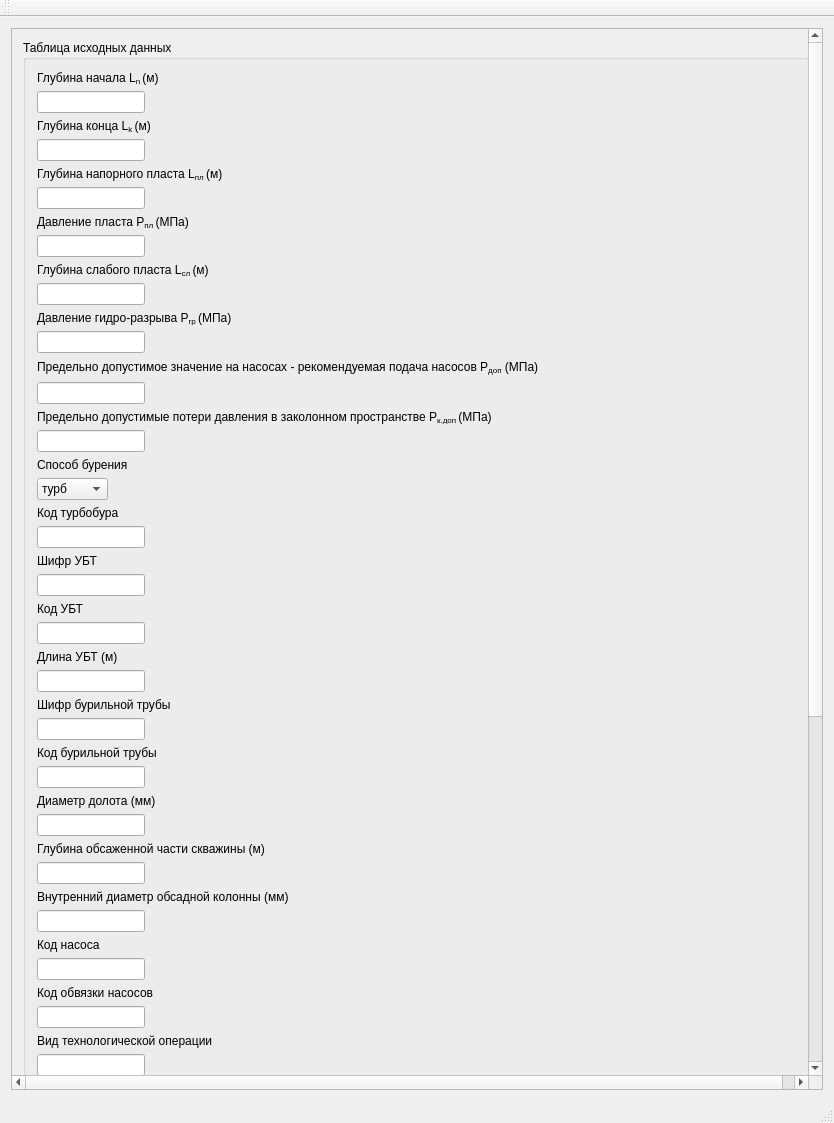
<?xml version="1.0" encoding="UTF-8"?>
<ui version="4.0">
 <class>MainWindow</class>
 <widget class="QMainWindow" name="MainWindow">
  <property name="geometry">
   <rect>
    <x>0</x>
    <y>0</y>
    <width>834</width>
    <height>1123</height>
   </rect>
  </property>
  <property name="cursor">
   <cursorShape>ArrowCursor</cursorShape>
  </property>
  <property name="windowTitle">
   <string>Гидравлическая промывка скважин</string>
  </property>
  <widget class="QWidget" name="centralWidget">
   <layout class="QHBoxLayout" name="horizontalLayout">
    <item>
     <widget class="QScrollArea" name="scrollArea_2">
      <property name="widgetResizable">
       <bool>true</bool>
      </property>
      <widget class="QWidget" name="scrollAreaWidgetContents_2">
       <property name="geometry">
        <rect>
         <x>0</x>
         <y>-340</y>
         <width>800</width>
         <height>1778</height>
        </rect>
       </property>
       <layout class="QGridLayout" name="gridLayout_2">
        <item row="0" column="1">
         <widget class="QGroupBox" name="groupBox">
          <property name="title">
           <string>Таблица исходных данных</string>
          </property>
          <layout class="QFormLayout" name="formLayout">
           <item row="0" column="0">
            <widget class="QLabel" name="label">
             <property name="text">
              <string>&lt;html&gt;&lt;head/&gt;&lt;body&gt;&lt;p&gt;Глубина начала L&lt;span style=&quot; vertical-align:sub;&quot;&gt;n &lt;/span&gt;(м)&lt;/p&gt;&lt;/body&gt;&lt;/html&gt;</string>
             </property>
             <property name="wordWrap">
              <bool>false</bool>
             </property>
            </widget>
           </item>
           <item row="1" column="0">
            <widget class="QLineEdit" name="lineEdit"/>
           </item>
           <item row="2" column="0">
            <widget class="QLabel" name="label_2">
             <property name="text">
              <string>&lt;html&gt;&lt;head/&gt;&lt;body&gt;&lt;p&gt;Глубина конца L&lt;span style=&quot; vertical-align:sub;&quot;&gt;k &lt;/span&gt;(м)&lt;/p&gt;&lt;/body&gt;&lt;/html&gt;</string>
             </property>
            </widget>
           </item>
           <item row="3" column="0">
            <widget class="QLineEdit" name="lineEdit_2"/>
           </item>
           <item row="4" column="0">
            <widget class="QLabel" name="label_3">
             <property name="text">
              <string>&lt;html&gt;&lt;head/&gt;&lt;body&gt;&lt;p&gt;Глубина напорного пласта L&lt;span style=&quot; vertical-align:sub;&quot;&gt;пл &lt;/span&gt;(м)&lt;/p&gt;&lt;/body&gt;&lt;/html&gt;</string>
             </property>
            </widget>
           </item>
           <item row="5" column="0">
            <widget class="QLineEdit" name="GlubinaNapora"/>
           </item>
           <item row="6" column="0">
            <widget class="QLabel" name="label_4">
             <property name="text">
              <string>&lt;html&gt;&lt;head/&gt;&lt;body&gt;&lt;p&gt;Давление пласта P&lt;span style=&quot; vertical-align:sub;&quot;&gt;пл &lt;/span&gt;(МПа)&lt;/p&gt;&lt;/body&gt;&lt;/html&gt;</string>
             </property>
            </widget>
           </item>
           <item row="7" column="0">
            <widget class="QLineEdit" name="Davlenieplasta"/>
           </item>
           <item row="8" column="0">
            <widget class="QLabel" name="label_5">
             <property name="text">
              <string>&lt;html&gt;&lt;head/&gt;&lt;body&gt;&lt;p&gt;Глубина слабого пласта L&lt;span style=&quot; vertical-align:sub;&quot;&gt;сл &lt;/span&gt;(м)&lt;/p&gt;&lt;/body&gt;&lt;/html&gt;</string>
             </property>
            </widget>
           </item>
           <item row="9" column="0">
            <widget class="QLineEdit" name="lineEdit_5"/>
           </item>
           <item row="10" column="0">
            <widget class="QLabel" name="label_6">
             <property name="text">
              <string>&lt;html&gt;&lt;head/&gt;&lt;body&gt;&lt;p&gt;Давление гидро-разрыва Р&lt;span style=&quot; vertical-align:sub;&quot;&gt;гр &lt;/span&gt;(МПа)&lt;/p&gt;&lt;/body&gt;&lt;/html&gt;</string>
             </property>
            </widget>
           </item>
           <item row="11" column="0">
            <widget class="QLineEdit" name="lineEdit_3"/>
           </item>
           <item row="12" column="0" colspan="2">
            <widget class="QLabel" name="label_7">
             <property name="sizePolicy">
              <sizepolicy hsizetype="Preferred" vsizetype="Preferred">
               <horstretch>0</horstretch>
               <verstretch>0</verstretch>
              </sizepolicy>
             </property>
             <property name="minimumSize">
              <size>
               <width>758</width>
               <height>17</height>
              </size>
             </property>
             <property name="sizeIncrement">
              <size>
               <width>0</width>
               <height>0</height>
              </size>
             </property>
             <property name="autoFillBackground">
              <bool>false</bool>
             </property>
             <property name="text">
              <string>&lt;html&gt;&lt;head/&gt;&lt;body&gt;&lt;p&gt;Предельно допустимое значение на насосах - рекомендуемая подача насосов Р&lt;span style=&quot; vertical-align:sub;&quot;&gt;доп&lt;/span&gt; (МПа)&lt;/p&gt;&lt;/body&gt;&lt;/html&gt;</string>
             </property>
             <property name="wordWrap">
              <bool>true</bool>
             </property>
            </widget>
           </item>
           <item row="13" column="0">
            <widget class="QLineEdit" name="lineEdit_4"/>
           </item>
           <item row="14" column="0" colspan="2">
            <widget class="QLabel" name="label_8">
             <property name="text">
              <string>&lt;html&gt;&lt;head/&gt;&lt;body&gt;&lt;p&gt;Предельно допустимые потери давления в заколонном пространстве Р&lt;span style=&quot; vertical-align:sub;&quot;&gt;к.доп &lt;/span&gt;(МПа)&lt;/p&gt;&lt;/body&gt;&lt;/html&gt;</string>
             </property>
             <property name="wordWrap">
              <bool>true</bool>
             </property>
            </widget>
           </item>
           <item row="15" column="0">
            <widget class="QLineEdit" name="lineEdit_6"/>
           </item>
           <item row="16" column="0">
            <widget class="QLabel" name="label_9">
             <property name="text">
              <string>Способ бурения</string>
             </property>
            </widget>
           </item>
           <item row="18" column="0">
            <widget class="QLabel" name="label_10">
             <property name="text">
              <string>Код турбобура</string>
             </property>
            </widget>
           </item>
           <item row="19" column="0">
            <widget class="QLineEdit" name="lineEdit_10"/>
           </item>
           <item row="20" column="0">
            <widget class="QLabel" name="label_11">
             <property name="text">
              <string>Шифр УБТ</string>
             </property>
            </widget>
           </item>
           <item row="21" column="0">
            <widget class="QLineEdit" name="lineEdit_11"/>
           </item>
           <item row="22" column="0">
            <widget class="QLabel" name="label_12">
             <property name="text">
              <string>Код УБТ</string>
             </property>
            </widget>
           </item>
           <item row="23" column="0">
            <widget class="QLineEdit" name="lineEdit_12"/>
           </item>
           <item row="24" column="0">
            <widget class="QLabel" name="label_13">
             <property name="text">
              <string>&lt;html&gt;&lt;head/&gt;&lt;body&gt;&lt;p&gt;Длина УБТ (м)&lt;/p&gt;&lt;/body&gt;&lt;/html&gt;</string>
             </property>
            </widget>
           </item>
           <item row="25" column="0">
            <widget class="QLineEdit" name="lineEdit_8"/>
           </item>
           <item row="26" column="0">
            <widget class="QLabel" name="label_14">
             <property name="text">
              <string>Шифр бурильной трубы</string>
             </property>
            </widget>
           </item>
           <item row="27" column="0">
            <widget class="QLineEdit" name="lineEdit_9"/>
           </item>
           <item row="28" column="0">
            <widget class="QLabel" name="label_15">
             <property name="text">
              <string>Код бурильной трубы</string>
             </property>
            </widget>
           </item>
           <item row="29" column="0">
            <widget class="QLineEdit" name="lineEdit_13"/>
           </item>
           <item row="30" column="0">
            <widget class="QLabel" name="label_16">
             <property name="text">
              <string>&lt;html&gt;&lt;head/&gt;&lt;body&gt;&lt;p&gt;Диаметр долота (мм)&lt;/p&gt;&lt;/body&gt;&lt;/html&gt;</string>
             </property>
            </widget>
           </item>
           <item row="31" column="0">
            <widget class="QLineEdit" name="lineEdit_14"/>
           </item>
           <item row="32" column="0">
            <widget class="QLabel" name="label_17">
             <property name="text">
              <string>&lt;html&gt;&lt;head/&gt;&lt;body&gt;&lt;p&gt;Глубина обсаженной части скважины (м)&lt;/p&gt;&lt;/body&gt;&lt;/html&gt;</string>
             </property>
            </widget>
           </item>
           <item row="33" column="0">
            <widget class="QLineEdit" name="lineEdit_15"/>
           </item>
           <item row="34" column="0">
            <widget class="QLabel" name="label_18">
             <property name="text">
              <string>&lt;html&gt;&lt;head/&gt;&lt;body&gt;&lt;p&gt;Внутренний диаметр обсадной колонны (мм)&lt;/p&gt;&lt;/body&gt;&lt;/html&gt;</string>
             </property>
            </widget>
           </item>
           <item row="35" column="0">
            <widget class="QLineEdit" name="lineEdit_16"/>
           </item>
           <item row="36" column="0">
            <widget class="QLabel" name="label_19">
             <property name="text">
              <string>Код насоса</string>
             </property>
            </widget>
           </item>
           <item row="37" column="0">
            <widget class="QLineEdit" name="lineEdit_17"/>
           </item>
           <item row="38" column="0">
            <widget class="QLabel" name="label_20">
             <property name="text">
              <string>Код обвязки насосов</string>
             </property>
            </widget>
           </item>
           <item row="39" column="0">
            <widget class="QLineEdit" name="lineEdit_18"/>
           </item>
           <item row="40" column="0">
            <widget class="QLabel" name="label_25">
             <property name="text">
              <string>Вид технологической операции</string>
             </property>
            </widget>
           </item>
           <item row="41" column="0">
            <widget class="QLineEdit" name="lineEdit_19"/>
           </item>
           <item row="42" column="0">
            <widget class="QLabel" name="label_26">
             <property name="text">
              <string>Соотношение длин колонны в скважине к глубине забоя</string>
             </property>
            </widget>
           </item>
           <item row="43" column="0">
            <widget class="QLineEdit" name="lineEdit_20"/>
           </item>
           <item row="44" column="0">
            <widget class="QLabel" name="label_23">
             <property name="text">
              <string>Динамическое напряжение сдвига</string>
             </property>
            </widget>
           </item>
           <item row="45" column="0">
            <widget class="QLineEdit" name="lineEdit_21"/>
           </item>
           <item row="46" column="0">
            <widget class="QLabel" name="label_24">
             <property name="text">
              <string>Структурная вязкость</string>
             </property>
            </widget>
           </item>
           <item row="47" column="0">
            <widget class="QLineEdit" name="lineEdit_22"/>
           </item>
           <item row="48" column="0">
            <widget class="QLabel" name="label_21">
             <property name="text">
              <string>Тип привода насоса (дизельный или электрический)</string>
             </property>
            </widget>
           </item>
           <item row="49" column="0">
            <widget class="QLineEdit" name="lineEdit_23"/>
           </item>
           <item row="50" column="0">
            <widget class="QLabel" name="label_22">
             <property name="text">
              <string>Модель жидкости - Бингама (ВПЖ)</string>
             </property>
            </widget>
           </item>
           <item row="51" column="0">
            <widget class="QLineEdit" name="lineEdit_24"/>
           </item>
           <item row="52" column="0">
            <widget class="QLabel" name="label_27">
             <property name="enabled">
              <bool>true</bool>
             </property>
             <property name="text">
              <string>&lt;html&gt;&lt;head/&gt;&lt;body&gt;&lt;p&gt;Динамическое напряжение сдвига τ&lt;span style=&quot; vertical-align:sub;&quot;&gt;0  &lt;/span&gt;(Па)&lt;/p&gt;&lt;/body&gt;&lt;/html&gt;</string>
             </property>
             <property name="wordWrap">
              <bool>false</bool>
             </property>
            </widget>
           </item>
           <item row="53" column="0">
            <widget class="QLineEdit" name="lineEdit_25"/>
           </item>
           <item row="54" column="0">
            <widget class="QLabel" name="label_28">
             <property name="text">
              <string>&lt;html&gt;&lt;head/&gt;&lt;body&gt;&lt;p&gt;Структурная вязкость η (Па*с)&lt;/p&gt;&lt;/body&gt;&lt;/html&gt;</string>
             </property>
            </widget>
           </item>
           <item row="55" column="0">
            <widget class="QLineEdit" name="lineEdit_26"/>
           </item>
           <item row="56" column="0">
            <widget class="QLabel" name="label_29">
             <property name="text">
              <string>Вид технологической операции</string>
             </property>
            </widget>
           </item>
           <item row="57" column="0">
            <widget class="QLineEdit" name="lineEdit_27"/>
           </item>
           <item row="58" column="0" colspan="2">
            <widget class="QLabel" name="label_30">
             <property name="text">
              <string>Соотношение длин колонны в скважине к глубине забоя ( в расчетный момент времени проведения операции)</string>
             </property>
             <property name="wordWrap">
              <bool>true</bool>
             </property>
            </widget>
           </item>
           <item row="59" column="0">
            <widget class="QLineEdit" name="lineEdit_28"/>
           </item>
           <item row="60" column="0">
            <widget class="QLabel" name="label_31">
             <property name="text">
              <string>Расчетная плотность:</string>
             </property>
            </widget>
           </item>
           <item row="61" column="0">
            <widget class="QLineEdit" name="Plotnost"/>
           </item>
           <item row="62" column="0">
            <widget class="QPushButton" name="pushButton">
             <property name="text">
              <string>Расчет плотности</string>
             </property>
            </widget>
           </item>
           <item row="17" column="0">
            <widget class="QComboBox" name="comboBox">
             <item>
              <property name="text">
               <string>турб</string>
              </property>
             </item>
             <item>
              <property name="text">
               <string>долото</string>
              </property>
             </item>
            </widget>
           </item>
          </layout>
         </widget>
        </item>
       </layout>
      </widget>
     </widget>
    </item>
   </layout>
  </widget>
  <widget class="QMenuBar" name="menuBar">
   <property name="geometry">
    <rect>
     <x>0</x>
     <y>0</y>
     <width>834</width>
     <height>22</height>
    </rect>
   </property>
  </widget>
  <widget class="QToolBar" name="mainToolBar">
   <attribute name="toolBarArea">
    <enum>TopToolBarArea</enum>
   </attribute>
   <attribute name="toolBarBreak">
    <bool>false</bool>
   </attribute>
  </widget>
  <widget class="QStatusBar" name="statusBar"/>
 </widget>
 <layoutdefault spacing="6" margin="11"/>
 <resources/>
 <connections/>
</ui>
